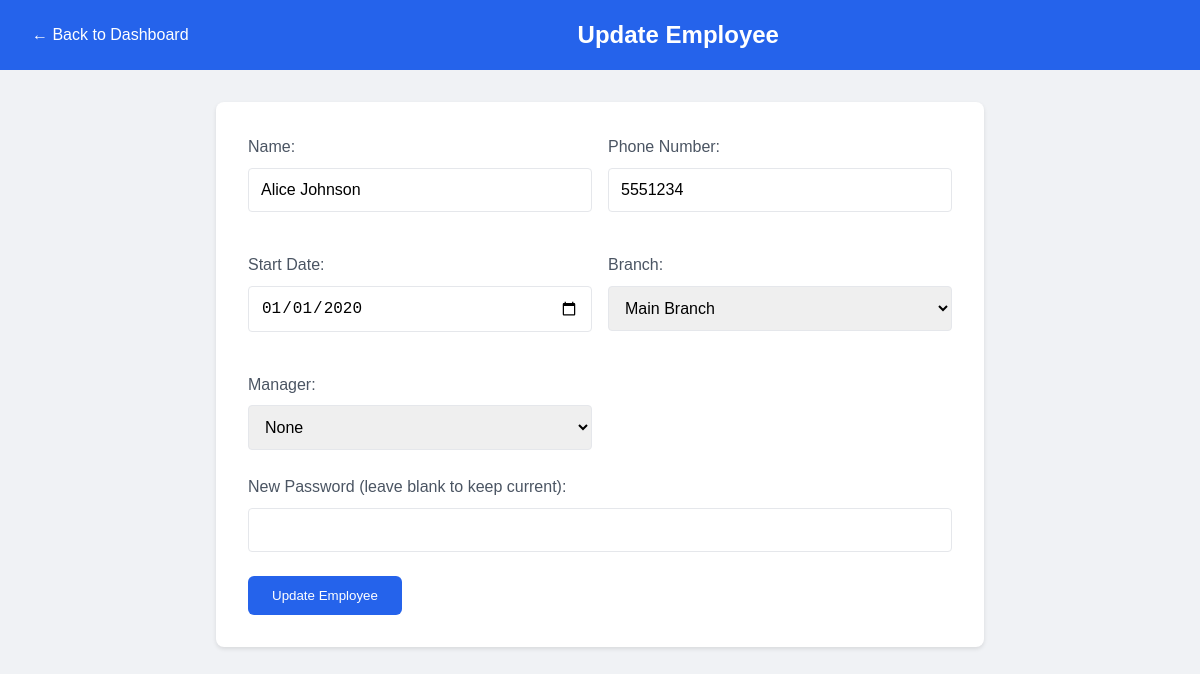
The app's page /update_employee.php?ssn=123456789 (signed in) with its own data.
### tables this page shows
CREATE TABLE `employee` (
  `SSN` int(10) NOT NULL,
  `Name` varchar(30) NOT NULL,
  `PhoneNumber` int(12) NOT NULL,
  `StartDate` date NOT NULL,
  `BranchID` int(11) NOT NULL,
  `ManagerSSN` int(10) DEFAULT NULL
);

CREATE TABLE `branch` (
  `BranchId` int(10) NOT NULL,
  `Name` varchar(30) NOT NULL,
  `BuildingNo` int(11) NOT NULL,
  `Street` varchar(20) NOT NULL,
  `ZipCode` varchar(10) NOT NULL,
  `Assets` varchar(30) NOT NULL,
  `ManagerSSN` int(10) NOT NULL,
  `AsstManagerSSN` int(10) NOT NULL
);

### update_employee.php (the view, shortened to what this page needs)
<?php
include 'db_connect.php';
if (isset($_GET['ssn'])) {
    $ssn = $_GET['ssn'];
    $stmt = $conn->prepare("SELECT e.*, el.Username
                           FROM Employee e
                           LEFT JOIN employee_login el ON e.SSN = el.SSN
                           WHERE e.SSN = ?");
    $stmt->bind_param("i", $ssn);
    $stmt->execute();
    $employee = $stmt->get_result()->fetch_assoc();
}
$branches = $conn->query("SELECT BranchId, Name FROM branch ORDER BY Name");
?>
<!DOCTYPE html>
<html lang="en">
<head>
</head>
<body>
    <nav class="navbar">
        <a href="admin_dashboard.php" class="back-btn">← Back to Dashboard</a>
        <h2>Update Employee</h2>
    </nav>
    <div class="container">
        <div class="card">
            <form method="POST">
                <div class="form-grid">
                    <div class="form-group">
                        <label for="name">Name:</label>
                        <input type="text" id="name" name="name" value="<?php echo htmlspecialchars($employee['Name']); ?>" required>
                    </div>
                    <div class="form-group">
                        <label for="phone">Phone Number:</label>
                        <input type="tel" id="phone" name="phone" value="<?php echo htmlspecialchars($employee['PhoneNumber']); ?>" required>
                    </div>
                    <div class="form-group">
                        <label for="start_date">Start Date:</label>
                        <input type="date" id="start_date" name="start_date" value="<?php echo htmlspecialchars($employee['StartDate']); ?>" required>
                    </div>
                    <div class="form-group">
                        <label for="branch_id">Branch:</label>
                        <select id="branch_id" name="branch_id" required>
                            <?php
                            $branches->data_seek(0);
                            while ($branch = $branches->fetch_assoc()):
                            ?>
                                <option value="<?php echo $branch['BranchId']; ?>"
                                    <?php echo ($branch['BranchId'] == $employee['BranchID']) ? 'selected' : ''; ?>>
                                    <?php echo htmlspecialchars($branch['Name']); ?>
                                </option>
                            <?php endwhile; ?>
                        </select>
                    </div>
                    <div class="form-group">
                        <label for="manager_ssn">Manager:</label>
                        <select id="manager_ssn" name="manager_ssn">
                            <option value="">None</option>
                        </select>
                    </div>
                </div>
                <div class="form-group">
                    <label for="password">New Password (leave blank to keep current):</label>
                    <input type="password" id="password" name="password">
                </div>
                <button type="submit" class="btn btn-primary">Update Employee</button>
            </form>
        </div>
    </div>
</body>
</html>

### update_employee.php (style rules this page uses)
* { margin: 0; padding: 0; box-sizing: border-box; }
body { font-family: Arial, sans-serif; background: #f0f2f5; line-height: 1.6; }
.navbar { background: #2563eb; color: white; padding: 1rem 2rem; display: flex; justify-content: space-between; align-items: center; }
.container { max-width: 800px; margin: 2rem auto; padding: 0 1rem; }
.card { background: white; padding: 2rem; border-radius: 8px; box-shadow: 0 2px 4px rgba(0,0,0,0.1); }
.form-group { margin-bottom: 1.5rem; }
label { display: block; margin-bottom: 0.5rem; color: #4b5563; font-weight: 500; }
input, select { width: 100%; padding: 0.75rem; border: 1px solid #e5e7eb; border-radius: 4px; font-size: 1rem; }
.btn { padding: 0.75rem 1.5rem; border: none; border-radius: 6px; cursor: pointer; font-weight: 500; color: white; }
.btn-primary { background: #2563eb; }
.back-btn { color: white; text-decoration: none; }
.form-grid { display: grid; grid-template-columns: repeat(2, 1fr); gap: 1rem; }

### records on screen
employee: name "Alice Johnson", phone "5551234", start_date "01/01/2020", branch_id "Main Branch"
